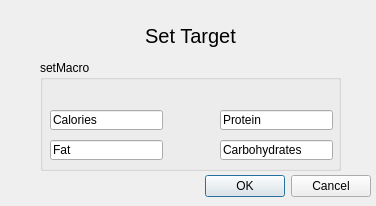
<?xml version="1.0" encoding="UTF-8"?>
<ui version="4.0">
 <class>Dialog</class>
 <widget class="QDialog" name="Dialog">
  <property name="geometry">
   <rect>
    <x>0</x>
    <y>0</y>
    <width>376</width>
    <height>206</height>
   </rect>
  </property>
  <property name="windowTitle">
   <string>Dialog</string>
  </property>
  <widget class="QDialogButtonBox" name="buttonBox">
   <property name="geometry">
    <rect>
     <x>30</x>
     <y>170</y>
     <width>341</width>
     <height>32</height>
    </rect>
   </property>
   <property name="orientation">
    <enum>Qt::Horizontal</enum>
   </property>
   <property name="standardButtons">
    <set>QDialogButtonBox::Cancel|QDialogButtonBox::Ok</set>
   </property>
  </widget>
  <widget class="QLabel" name="label_2">
   <property name="geometry">
    <rect>
     <x>110</x>
     <y>0</y>
     <width>161</width>
     <height>71</height>
    </rect>
   </property>
   <property name="font">
    <font>
     <pointsize>15</pointsize>
    </font>
   </property>
   <property name="text">
    <string>Set Target</string>
   </property>
   <property name="alignment">
    <set>Qt::AlignCenter</set>
   </property>
  </widget>
  <widget class="QGroupBox" name="groupBox">
   <property name="geometry">
    <rect>
     <x>40</x>
     <y>60</y>
     <width>301</width>
     <height>111</height>
    </rect>
   </property>
   <property name="title">
    <string>setMacro</string>
   </property>
   <widget class="QLineEdit" name="lineEdit_3">
    <property name="geometry">
     <rect>
      <x>10</x>
      <y>50</y>
      <width>113</width>
      <height>20</height>
     </rect>
    </property>
    <property name="text">
     <string>Calories</string>
    </property>
   </widget>
   <widget class="QLineEdit" name="lineEdit_4">
    <property name="geometry">
     <rect>
      <x>10</x>
      <y>80</y>
      <width>113</width>
      <height>20</height>
     </rect>
    </property>
    <property name="text">
     <string>Fat</string>
    </property>
   </widget>
   <widget class="QLineEdit" name="lineEdit_5">
    <property name="geometry">
     <rect>
      <x>180</x>
      <y>50</y>
      <width>113</width>
      <height>20</height>
     </rect>
    </property>
    <property name="text">
     <string>Protein</string>
    </property>
   </widget>
   <widget class="QLineEdit" name="lineEdit_10">
    <property name="geometry">
     <rect>
      <x>180</x>
      <y>80</y>
      <width>113</width>
      <height>20</height>
     </rect>
    </property>
    <property name="text">
     <string>Carbohydrates</string>
    </property>
   </widget>
  </widget>
 </widget>
 <resources/>
 <connections>
  <connection>
   <sender>buttonBox</sender>
   <signal>accepted()</signal>
   <receiver>Dialog</receiver>
   <slot>accept()</slot>
   <hints>
    <hint type="sourcelabel">
     <x>248</x>
     <y>254</y>
    </hint>
    <hint type="destinationlabel">
     <x>157</x>
     <y>274</y>
    </hint>
   </hints>
  </connection>
  <connection>
   <sender>buttonBox</sender>
   <signal>rejected()</signal>
   <receiver>Dialog</receiver>
   <slot>reject()</slot>
   <hints>
    <hint type="sourcelabel">
     <x>316</x>
     <y>260</y>
    </hint>
    <hint type="destinationlabel">
     <x>286</x>
     <y>274</y>
    </hint>
   </hints>
  </connection>
 </connections>
</ui>
